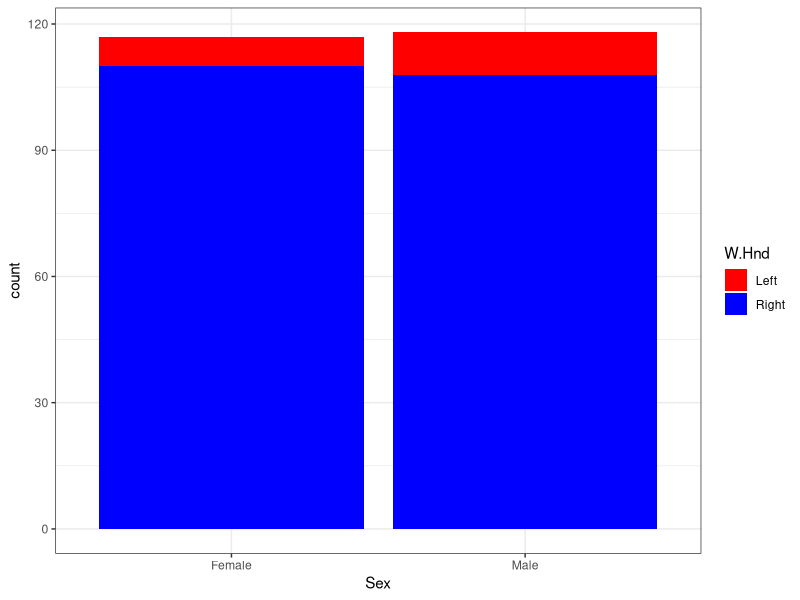
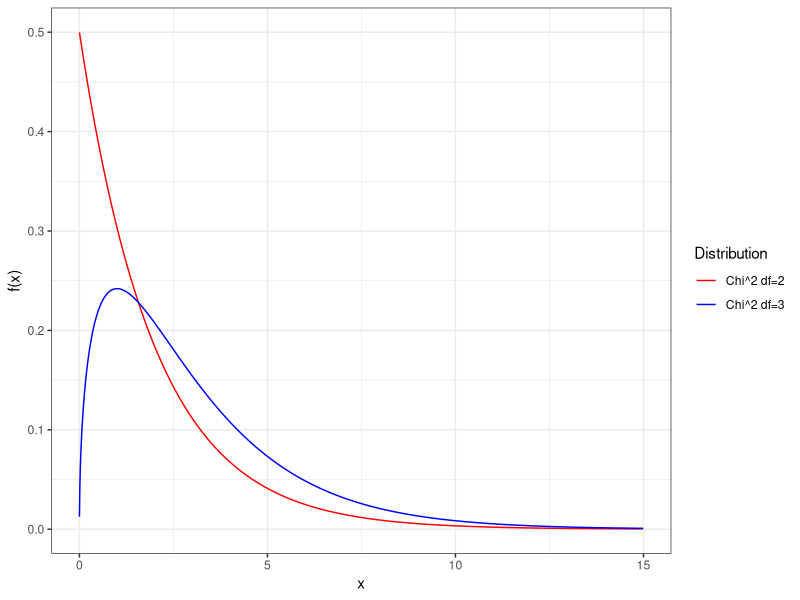
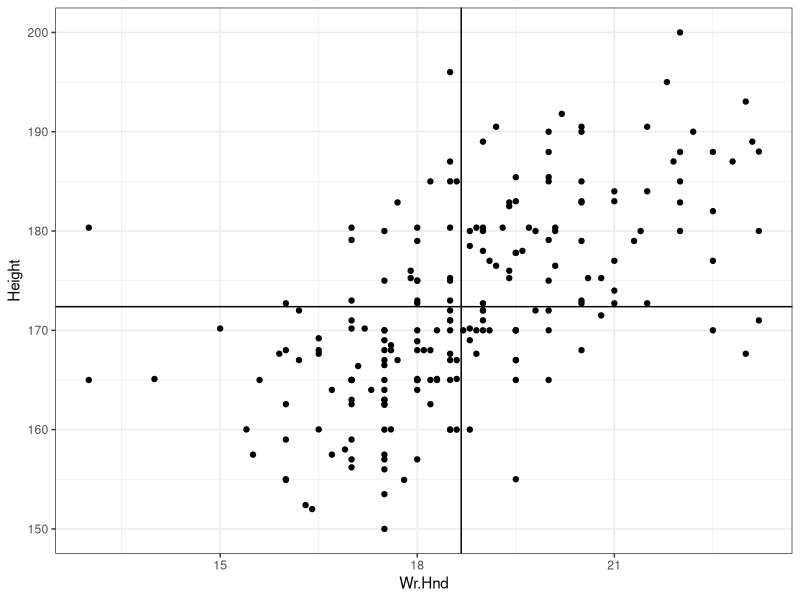
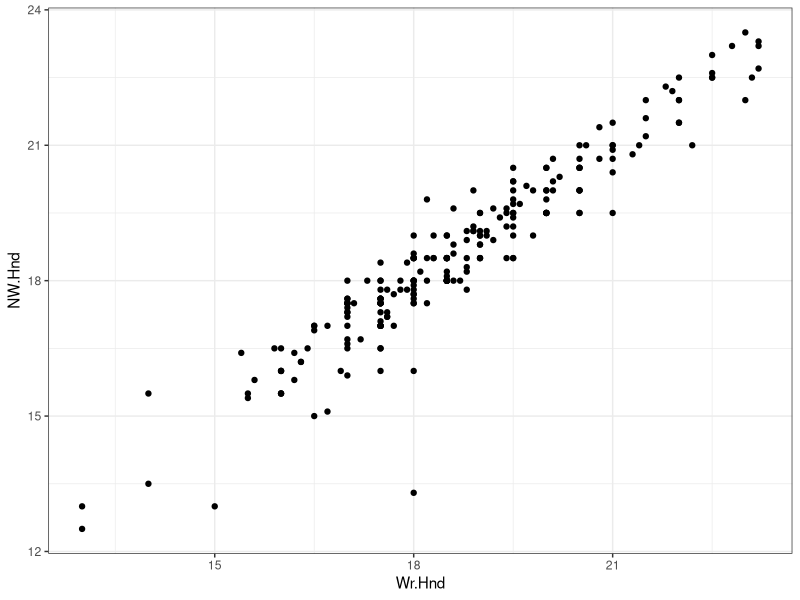
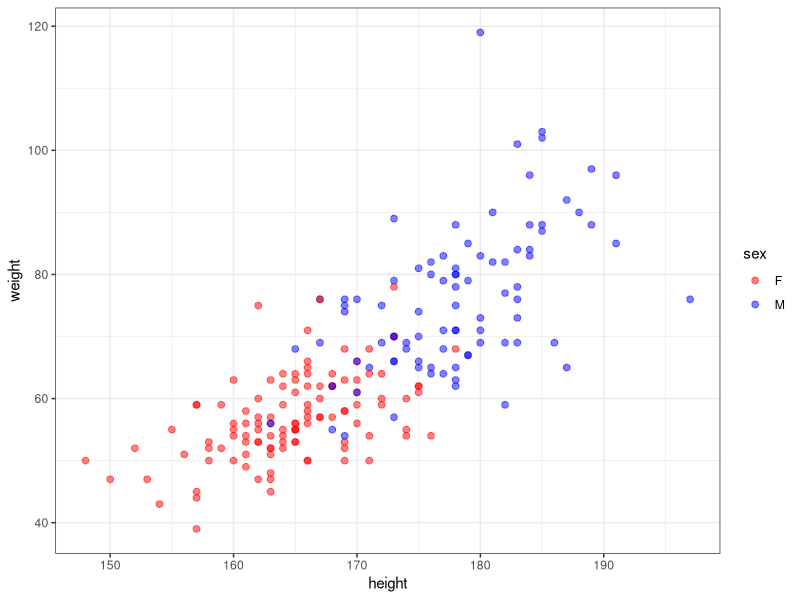
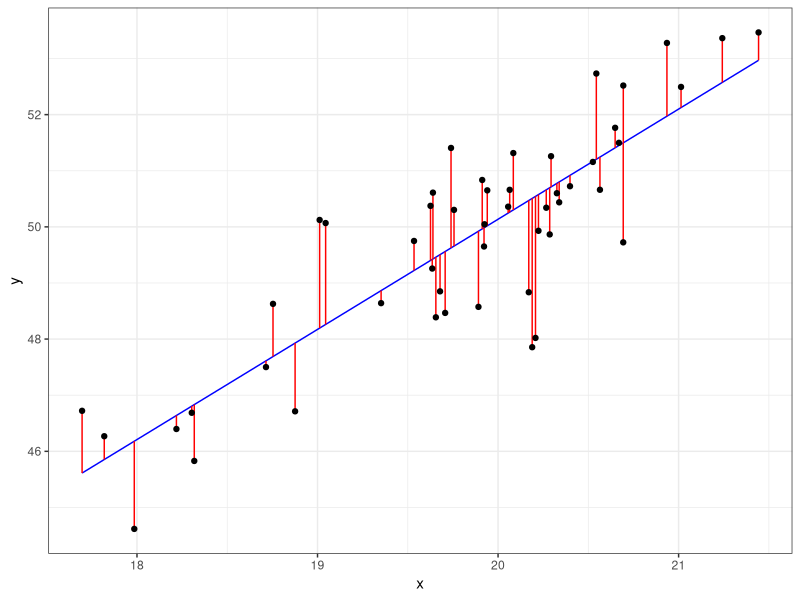
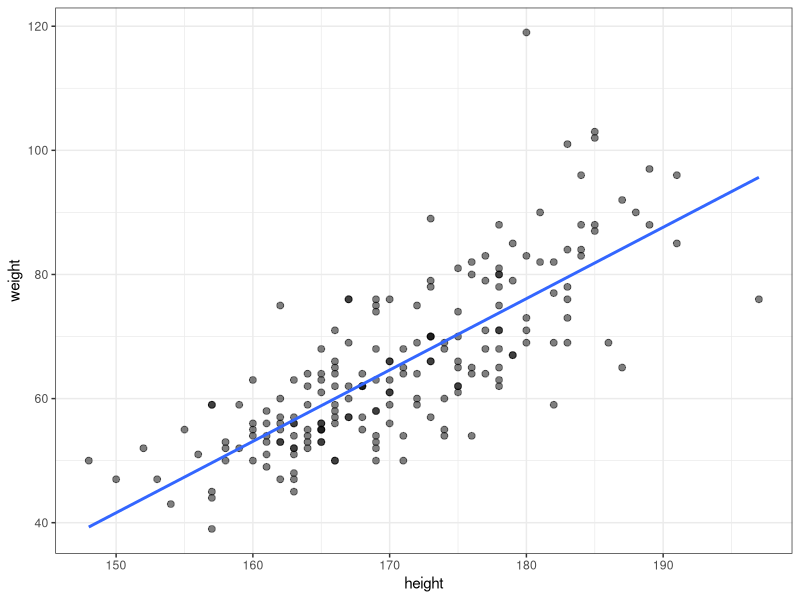
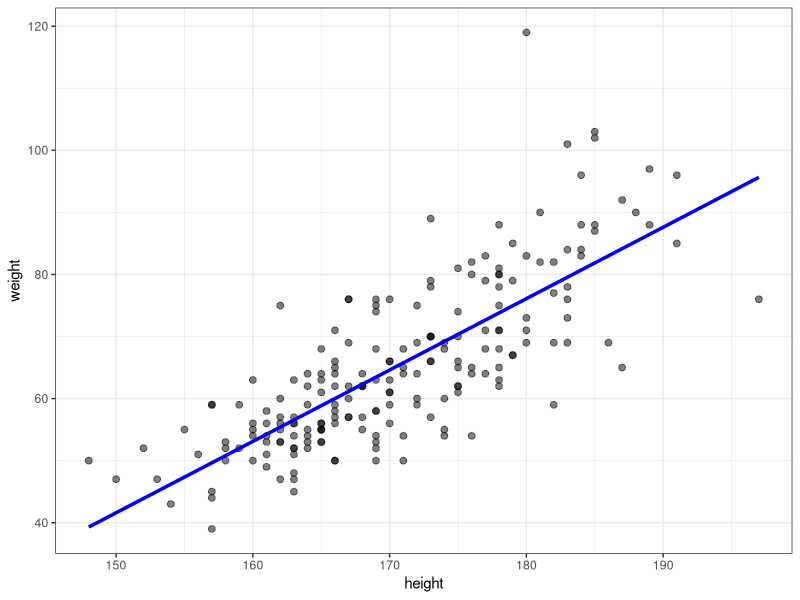

These figures' R source, in order:
## ---- chunk 1
library(knitr)
knit_hooks$set(small.mar = function(before, options, envir) {
    if (before) par(mar = c(4, 4, .1, .1))  # smaller margin on top and right
})
opts_chunk$set(fig.align="center", fig.height=5.5, fig.width=6.75, collapse=TRUE, comment="", prompt=TRUE, small.mar=TRUE)
options(width=63)
library("ggplot2")
theme_set(theme_bw())
library("dplyr")
library("broom")
set.seed(201)
## ---- chunk 2
x <- round(c(0.47*771, 0.34*732))
n <- round(c(771*0.97, 732*0.97))
prop.test(x=x, n=n, conf.level=0.90)
## ---- chunk 3
p1.hat <- 0.47
n1 <- 771
p2.hat <- 0.34
n2 <- 732
stderr <- sqrt(p1.hat*(1-p1.hat)/n1 + p2.hat*(1-p2.hat)/n2)

# the 90% CI
(p1.hat - p2.hat) + c(-1,1)*abs(qnorm(0.05))*stderr
## ---- chunk 4
str(poisson.test)
## ---- chunk 5
healthy <- c(82, 64, 66, 88, 65, 81, 85, 87, 60, 79, 80, 72)
cancer <- c(59, 50, 60, 60, 78, 69, 70, 67, 72, 66, 66, 68, 
            54, 62)
## ---- chunk 6
poisson.test(x=c(sum(healthy), sum(cancer)), T=c(12,14), 
             conf.level=0.99)
## ---- chunk 7
poisson.test(x=c(sum(healthy), sum(cancer)), T=c(12,14), 
             alternative="less", conf.level=0.99)
## ---- chunk 8
poisson.test(x=c(sum(healthy), sum(cancer)), T=c(12,14), 
             alternative="greater", conf.level=0.99)
## ---- chunk 9
library("MASS")
data("survey", package="MASS")
survey <- tbl_df(survey)
head(survey)
## ---- chunk 10
tbl = table(survey$Sex, survey$W.Hnd)
tbl
## ---- chunk 11
df <- survey %>% dplyr::select(Sex, W.Hnd) %>% na.omit()
ggplot(data=df) + geom_bar(aes(x=Sex, fill=W.Hnd), position="stack") +
  scale_fill_manual(values=c("red", "blue"))
## ---- chunk 12
str(chisq.test)
## ---- chunk 13
chisq.test(tbl)
## ---- chunk 14
x <- seq(0.001, 15, 0.01)

df <- data.frame(x=c(x,x), y=c(dchisq(x, df=2), dchisq(x, df=3)), 
                 Distribution = c(rep("Chi^2 df=2", length(x)), 
                           rep("Chi^2 df=3", length(x))))

ggplot(data=df) + geom_line(aes(x=x, y=y, color=Distribution)) + 
  scale_color_manual(values=c("red", "blue")) + 
  labs(x="x", y="f(x)")
## ---- chunk 15
tbl
## ---- chunk 16
n <- sum(tbl)
p <- sum(tbl[1,])/n # freq Female 
q <- sum(tbl[,1])/n # freq Left
expected <- n * matrix(c(p*q, (1-p)*q, p*(1-q), (1-p)*(1-q)), 
                       nrow=2)
expected
## ---- chunk 17
X2 <- sum((tbl - expected)^2 / expected)
X2

chisq.test(tbl, correct=FALSE)$statistic # equals X2
chisq.test(tbl)$statistic # with continuity correction
## ---- chunk 18
1-pchisq(X2, df=1)

chisq.test(tbl, correct=FALSE)$p.value
## ---- chunk 19
tbl = table(survey$Clap, survey$W.Hnd)
tbl
## ---- chunk 20
chisq.test(tbl)
## ---- chunk 21
chisq.test(tbl, simulate.p.value = TRUE, B=10000)
## ---- chunk 22
tbl = table(survey$Exer, survey$W.Hnd)
tbl

chisq.test(tbl, simulate.p.value = TRUE, B=10000)
## ---- chunk 23
tbl = table(survey$Smoke, survey$Exer)
tbl

chisq.test(tbl, simulate.p.value = TRUE, B=10000)
## ---- chunk 24
set.seed(201)
die <- sample(1:6, size=100, replace=TRUE)
die <- table(die)
## ---- chunk 25
die
chisq.test(x=die, p=rep(1/6, 6))
## ---- chunk 26
ggplot(data = survey, mapping=aes(x=Wr.Hnd, y=Height)) +
  geom_point() + geom_vline(xintercept=mean(survey$Wr.Hnd, na.rm=TRUE)) +
  geom_hline(yintercept=mean(survey$Height, na.rm=TRUE))
## ---- chunk 27
str(cor)

cor(survey$Wr.Hnd, survey$Height, 
    use="pairwise.complete.obs")
## ---- chunk 28
DF <- survey %>% dplyr::select(Wr.Hnd, Height) %>% na.omit()
sum((DF$Wr.Hnd - mean(DF$Wr.Hnd)) *
      (DF$Height - mean(DF$Height))) /
  ((nrow(DF)-1) * sd(DF$Wr.Hnd) * sd(DF$Height))
## ---- chunk 29
str(cor.test)
## ---- chunk 30
cor.test(x=survey$Wr.Hnd, y=survey$Height)
## ---- chunk 31
r <- cor(survey$Wr.Hnd, survey$Height, 
    use="pairwise.complete.obs")
df <- sum(complete.cases(survey[,c("Wr.Hnd", "Height")]))-2
# dplyr way to get df:
# df <- (survey %>% select(Wr.Hnd, Height) %>% 
#        na.omit() %>% nrow())-2 

tstat <- r/sqrt((1 - r^2)/df)
tstat

pvalue <- 2*pt(q=-abs(tstat), df=df)
pvalue
## ---- chunk 32
ggplot(data = survey) +
  geom_point(aes(x=Wr.Hnd, y=NW.Hnd))
## ---- chunk 33
cor.test(x=survey$Wr.Hnd, y=survey$NW.Hnd)
## ---- chunk 34
library("car")
data("Davis", package="car")
## ---- chunk 35
htwt <- tbl_df(Davis)
htwt[12,c(2,3)] <- htwt[12,c(3,2)]
head(htwt)
## ---- chunk 36
ggplot(htwt) + 
  geom_point(aes(x=height, y=weight, color=sex), size=2, alpha=0.5) +
  scale_color_manual(values=c("red", "blue"))
## ---- chunk 37
cor.test(x=htwt$height, y=htwt$weight)
## ---- chunk 38
cor.test(x=Davis$height, y=Davis$weight)
## ---- chunk 39
cor.test(x=Davis$height, y=Davis$weight, method="spearman")
## ---- chunk 40
htwt %>% filter(sex=="F") %>%  
  cor.test(~ height + weight, data = .)
## ---- chunk 41
htwt %>% filter(sex=="M") %>%  
  cor.test(~ height + weight, data = .)
## ---- chunk 42
set.seed(201)
x <- rnorm(50) + 20
y <- 10 + 2*x + rnorm(50)
f <- lm(y ~ x)

df <- data.frame(x=x, y=y, f=f$fitted.values, 
                 lower=pmin(y, f$fitted.values), 
                 upper=pmax(y, f$fitted.values))

ggplot(df) + 
  geom_line(aes(x, f), color="blue") + 
  geom_linerange(aes(x=x, ymin=lower, ymax=upper), color="red") +
  geom_point(aes(x,y)) +
  labs(x="x", y="y")
## ---- chunk 43
ggplot(data=htwt, mapping=aes(x=height, y=weight)) + 
  geom_point(size=2, alpha=0.5) +
  geom_smooth(method="lm", se=FALSE, formula=y~x)
## ---- chunk 44
beta1 <- cor(htwt$height, htwt$weight) * 
               sd(htwt$weight) / sd(htwt$height)
beta1

beta0 <- mean(htwt$weight) - beta1 * mean(htwt$height)
beta0

yhat <- beta0 + beta1 * htwt$height
## ---- chunk 45
df <- data.frame(htwt, yhat=yhat)
ggplot(data=df) + geom_point(aes(x=height, y=weight), size=2, alpha=0.5) +
  geom_line(aes(x=height, y=yhat), color="blue", size=1.2)
## ---- chunk 46
myfit <- lm(weight ~ height, data=htwt)
myfit
## ---- chunk 47
sessionInfo()
